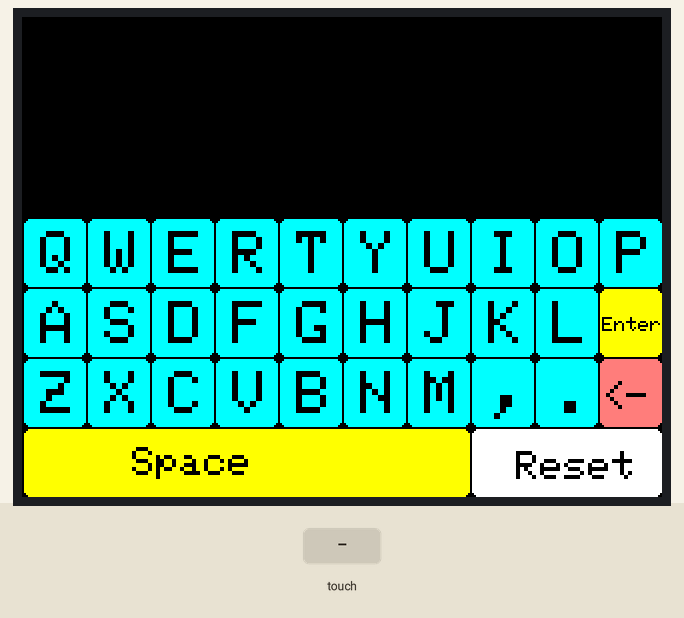
Recording of a sketch running on a simulated Arduino Uno, built with avr-gcc and run on an emulated ATmega328P. Shown: 320×240 colour display. The inputs (shaded band) are chosen by the test bench. What the sketch prints to the serial monitor is not drawn.

Above: at 7.7 s.
7.8 s: touch panel pressed at 38 % / 10 % of its raw x / y range
9.3 s: touch panel pressed at 38 % / 30 % of its raw x / y range
At 10.5 s:
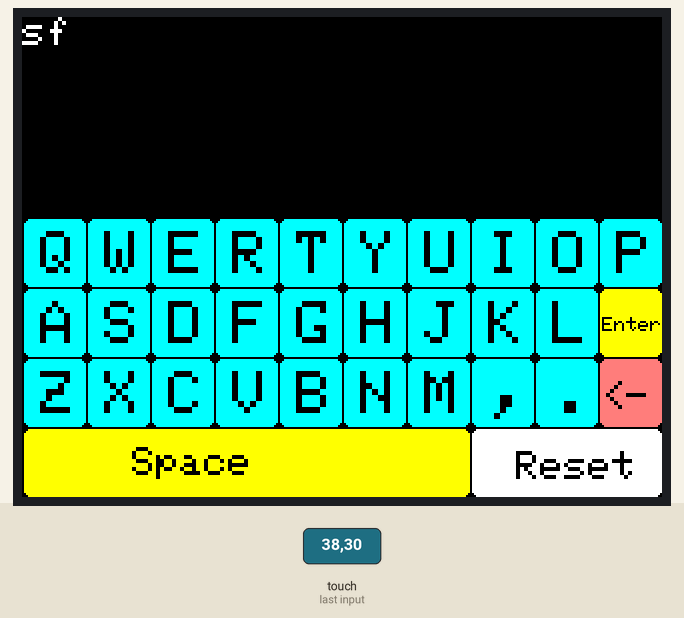
10.8 s: touch panel pressed at 38 % / 50 % of its raw x / y range
12.3 s: touch panel pressed at 38 % / 10 % of its raw x / y range
At 12.9 s:
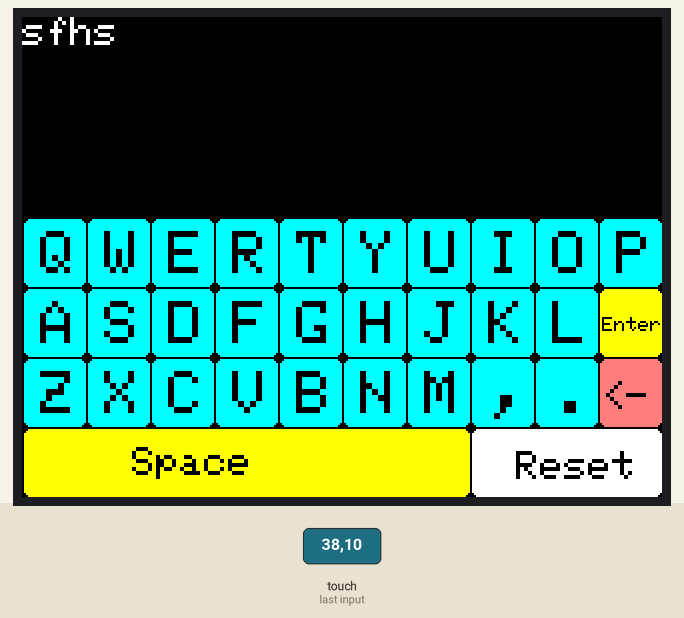
13.8 s: touch panel pressed at 38 % / 70 % of its raw x / y range
15.3 s: touch panel pressed at 38 % / 30 % of its raw x / y range
At 16.5 s:
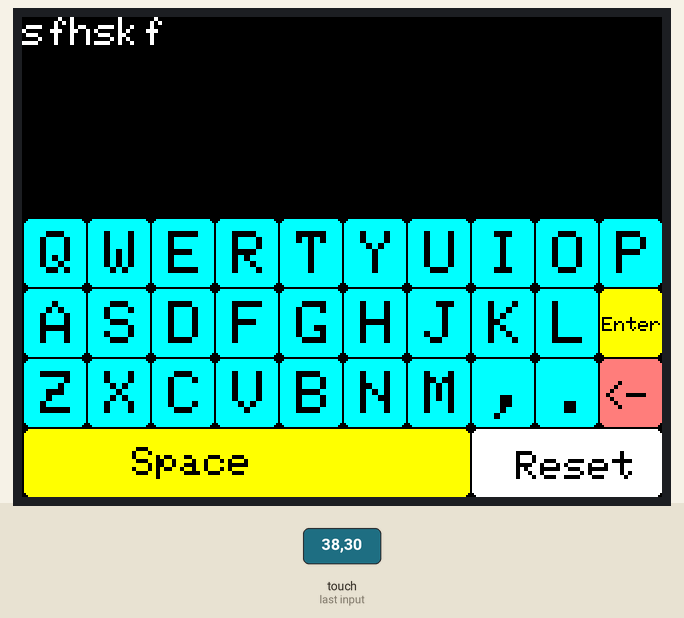
Timing chart, 0 to 17.8 s (numbered marks = the images above; inputs shaded):
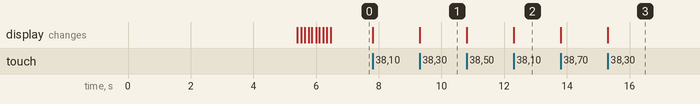

Measured:
- after the input at 9.3 s, the display: changes at once (image 1)
- after the input at 12.3 s, the display: changes at once (image 2)
- after the input at 15.3 s, the display: changes at once (image 3)

The sketch:

CommunicationDeviceCode.ino
```cpp
/*
  Digital Keyboard
  GE1501 - Section 17
  Team 6 - Marcus Feng, Braxton Ersoy, Louis Foley, Win Tongtawee
  AN Edited Version of TeachMeSomething Laptop Keyboard Typing model TFT
*/

/*
PsuedoCode
Import libraries for touch screen
Caliberate touchscreen
Set up min and max pressure
Initliaze variables that will be used
void setup()
  Initalize touchscreen
  Initalize intro screen
  Initalize keyboard design
void loop()
  void waitTouch()
    Set up the screen to choose which side is x-axis and which side is y-axis
    Set up touch screen to detect touch inputs and output it to x and y values
  void DetectButton()
    Create the XY coordinates that correspond to each symbol on the screen
void IntroScreen
  Create an intro screen that displays creators of project as well as where we got the idea and some of the code from
void drawKeyboard()
  Create the GUI for the actual keyboard (each letter and other buttons)
  Create the writing space and cursor locations
*/


#include <Adafruit_GFX.h>
#include <MCUFRIEND_kbv.h>
#include <TouchScreen.h>
MCUFRIEND_kbv tft;

//Calibrates the Screen
const int XP=8,XM=A2,YP=A3,YM=9; //240x320 ID=0x9341
const int TS_LEFT=68,TS_RT=956,TS_TOP=41,TS_BOT=927;

//Sets the Min and Max Pressures
#define MINPRESSURE 10
#define MAXPRESSURE 1200

//Creates Easy Colors to Use
#define BLACK   0x0000
#define BLUE    0x001F
#define RED     0xF800
#define GREEN   0x07E0
#define CYAN    0x07FF
#define MAGENTA 0xF81F
#define YELLOW  0xFFE0
#define WHITE   0xFFFF

//Intializes the Screen with Calibration
TouchScreen ts = TouchScreen(XP, YP, XM, YM, 300);
TSPoint tp;

//Counter Values
int a = 0;
int b = 0;
int c = 0;

//Intializes Symbols That Will be in the Keyboard
String symbol[3][10] = {
  {"Q", "W", "E", "R", "T", "Y", "U", "I", "O", "P", },
  {"A", "S", "D", "F", "G", "H", "J", "K", "L", ";", },
  {"Z", "X", "C", "V", "B", "N", "M", ",", ".", "<", },
};

//Intializes X,Y Coordinates
int X,Y;

void setup()
{
  Serial.begin(9600);
  tft.reset();
  tft.begin(0x9341);   //Intializes the Screen
  tft.setRotation(1);
  IntroScreen();
  draw_Keyboard();
  tft.setCursor(0,0);
}

void loop()
{
  TSPoint p = waitTouch(); //Sets touch point detection with coordiante output
  tft.setCursor (a,b);
  tft.setTextSize (2);     //Sets cursor and text color
  tft.setTextColor(WHITE);
  DetectButton();
  delay(300);
}

TSPoint waitTouch()
{
  TSPoint p;
  do
  {
    p = ts.getPoint();
    pinMode(XM, OUTPUT); //Detect touch input
    pinMode(YP, OUTPUT);
  }
  while ((p.z < MINPRESSURE) || (p.z > MAXPRESSURE)); //Pressure Circumstances
  p.y = map(p.y, TS_LEFT, TS_RT, 0, 320);
  p.x = map(p.x, TS_TOP, TS_BOT, 0, 240);  //Calibaration/Mapping out the Screen
  X = p.x;  //Sets X and Y to the touch positions
  Y = p.y;
  Serial.print(X);
  Serial.print(',');  //Prints out Positions
  Serial.println(Y);
  return p;
}

void DetectButton()  //For all of Detect Button, each if statement is a button on the keyboard that represents some letter or button
{
  if (X > 50 && X < 80 && Y < 30)
  {
    tft.print("z");
  }
  else if(X > 50 && X < 80 && Y > 30 && Y < 60)
  {
    tft.print("x");
  }
  else if (X > 50 && X < 80 && Y > 60 && Y < 90)
  {
    tft.print("c");
  }
  else if (X > 50 && X < 80 && Y > 90 && Y < 120)
  {
    tft.print("v");
  }
  else if (X > 50 && X < 80 && Y > 120 && Y < 150)
  {
    tft.print("b");
  }
  else if (X > 50 && X < 80 && Y > 150 && Y < 180)
  {
    tft.print("n");
  }
  else if (X > 50 && X < 80 && Y > 180 && Y < 210)
  {
    tft.print("m");
  }
  else if (X > 50 && X < 80 && Y > 210 && Y < 240)
  {
    tft.print(",");
  }
  else if (X > 50 && X < 80 && Y > 240 && Y < 270)
  {
    tft.print(".");
  }
  else if (X > 50 && X < 80 && Y > 270)
  {
    a = a-12;
    tft.fillRect(a,b,12,20,BLACK);
    a = a-12;
    Serial.print("a=");
    Serial.println(a);
  }
  else if (X > 80 && X < 110 && Y < 30)
  {
    tft.print("a");
  }
  else if (X > 80 && X < 110 && Y > 30 && Y < 60)
  {
    tft.print("s");
  }
  else if (X > 80 && X < 110 && Y > 60 && Y < 90)
  {
    tft.print("d");
  }
  else if (X > 80 && X < 110 && Y > 90 && Y < 120)
  {
    tft.print("f");
  }
  else if (X > 80 && X < 110 && Y > 120 && Y < 150)
  {
    tft.print("g");
  }
  else if (X > 80 && X < 110 && Y > 150 && Y < 180)
  {
    tft.print("h");
  }
  else if (X > 80 && X < 110 && Y > 180 && Y < 210)
  {
    tft.print("j");
  }
  else if (X > 80 && X < 110 && Y > 210 && Y < 240)
  {
    tft.print("k");
  }
  else if (X > 80 && X < 110 && Y > 240 && Y < 270)
  {
    tft.print("l");
  }
  else if (X > 80 && X < 110 && Y > 270)
  {
    a=-12;
    b = b+20;
  }
  else if (X > 110 && X < 150 && Y < 30)
  {
    tft.print("q");
  }
   else if (X > 110 && X < 150 && Y > 30 && Y < 60)
  {
    tft.print("w");
  }
   else if (X > 110 && X < 150 && Y > 60 && Y < 90)
  {
    tft.print("e");
  }
   else if (X > 110 && X < 150 && Y > 90 && Y < 120)
  {
    tft.print("r");
  }
   else if (X > 110 && X < 150 && Y > 120 && Y < 150)
  {
    tft.print("t");
  }
   else if (X > 110 && X < 150 && Y > 150 && Y < 180)
  {
    tft.print("y");
  }
   else if (X > 110 && X < 150 && Y > 180 && Y < 210)
  {
    tft.print("u");
  }
   else if (X > 110 && X < 150 && Y > 210 && Y < 240)
  {
    tft.print("i");
  }
   else if (X > 110 && X < 150 && Y > 240 && Y < 270)
  {
    tft.print("o");
  }
   else if (X > 110 && X < 150 && Y > 270)
  {
    tft.print("p");
  }
   else if (X < 50 && Y > 215 && Y < 300)
  {
    tft.fillRect(0,0,320,100,BLACK);
    a=-12;
    b = 0;
  }
  a = a+12;
  if (a > 310)
  {
    b = b+20;
    a = 0;
  }
}

void IntroScreen()
{
  tft.fillScreen(BLACK);
  tft.setCursor(0,30);
  tft.setTextSize(2);
  tft.setTextColor(WHITE);
  tft.println("Arduino Keyboard");  //Displays an intro screen that has our names as well as the device and the reference used to actually build the code
  tft.println("Created By:");
  tft.println(" - Marcus");
  tft.println(" - Braxton");
  tft.println(" - Louis");
  tft.println(" - Win");
  tft.println("An Edited Version of");
  tft.println("TeachMeSomething Laptop");
  tft.println("Keyboard Typing model TFT"); //Provides reference used to build the code
  delay(5000);
}

void draw_Keyboard()
{
  tft.fillScreen(BLACK);
  tft.setTextSize(3);
  tft.setTextColor(BLACK);
  for(int j = 0; j < 3; j++)
  {
    for(int i = 0; i < 10; i++)
    {
      tft.fillRoundRect((i*32)+1, j*35+101, 31, 34, 3, CYAN); //Creates the GUI for the keyboard letters
      tft.setCursor(i*32+9, j*35+107);
      tft.print(symbol[j][i]);
    }
  }
  tft.fillRoundRect(289, 171, 31, 34, 3, 0Xfbef); //Crestes the GUI for the backspace
  tft.setTextColor(BLACK);
  tft.setTextSize(2);
  tft.setCursor(290,182);
  tft.print("<-");

  tft.fillRoundRect(289, 136, 31, 34, 3, YELLOW); //Crestes the GUI for the Enter
  tft.setTextColor(BLACK);
  tft.setTextSize(1);
  tft.setCursor(290,150);
  tft.print("Enter");

  tft.fillRoundRect(1, 206, 223, 34, 3, YELLOW); //Crestes the GUI for the Space
  tft.setTextColor(BLACK);
  tft.setTextSize(2);
  tft.setCursor(55, 215);
  tft.print("Space");

  tft.fillRoundRect(225, 206, 95, 34, 3, WHITE); //Crestes the GUI for the Reset
  tft.setTextColor(BLACK);
  tft.setTextSize(2);
  tft.setCursor(247, 217);
  tft.print("Reset");

  while(c < 5)
  {
    tft.setCursor(55,25);
    tft.setTextColor(WHITE);
    tft.setTextSize(2);
    tft.print("Write Something");
    delay(100);
    tft.fillRect(0, 0, 320, 100, BLACK); //Creates the blank space for the written text
    delay(100);
    c++;
  }
}
```
